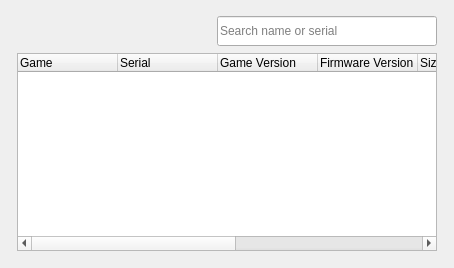
<?xml version="1.0" encoding="UTF-8"?>
<ui version="4.0">
 <class>ConfigurationListWidget</class>
 <widget class="QWidget" name="ConfigurationListWidget">
  <property name="geometry">
   <rect>
    <x>0</x>
    <y>0</y>
    <width>292</width>
    <height>268</height>
   </rect>
  </property>
  <property name="windowTitle">
   <string>Configurations</string>
  </property>
  <property name="styleSheet">
   <string notr="true"/>
  </property>
  <layout class="QGridLayout" name="gridLayout">
   <item row="0" column="0">
    <layout class="QHBoxLayout" name="horizontalLayout_2">
     <property name="leftMargin">
      <number>6</number>
     </property>
     <property name="topMargin">
      <number>0</number>
     </property>
     <property name="rightMargin">
      <number>6</number>
     </property>
     <property name="bottomMargin">
      <number>6</number>
     </property>
     <item>
      <layout class="QVBoxLayout" name="verticalLayout">
       <property name="spacing">
        <number>4</number>
       </property>
       <property name="topMargin">
        <number>2</number>
       </property>
       <item>
        <layout class="QHBoxLayout" name="horizontalLayout">
         <property name="spacing">
          <number>4</number>
         </property>
         <item>
          <widget class="QToolButton" name="refresh_button">
           <property name="minimumSize">
            <size>
             <width>36</width>
             <height>36</height>
            </size>
           </property>
           <property name="text">
            <string/>
           </property>
           <property name="iconSize">
            <size>
             <width>32</width>
             <height>32</height>
            </size>
           </property>
           <property name="autoRaise">
            <bool>true</bool>
           </property>
          </widget>
         </item>
         <item>
          <widget class="QToolButton" name="global_settings_button">
           <property name="minimumSize">
           <size>
             <width>36</width>
             <height>36</height>
            </size>
           </property>
           <property name="toolTip">
            <string>&lt;html&gt;&lt;head/&gt;&lt;body&gt;&lt;p&gt;Edit global settings&lt;/p&gt;&lt;/body&gt;&lt;/html&gt;</string>
           </property>
           <property name="text">
            <string/>
           </property>
           <property name="iconSize">
            <size>
             <width>32</width>
             <height>32</height>
            </size>
           </property>
           <property name="autoRaise">
            <bool>true</bool>
           </property>
          </widget>
         </item>
         <item>
          <widget class="QToolButton" name="input_mapping_button">
           <property name="minimumSize">
            <size>
             <width>36</width>
             <height>36</height>
            </size>
           </property>
           <property name="toolTip">
            <string>Edit input mapping</string>
           </property>
           <property name="text">
            <string/>
           </property>
           <property name="iconSize">
            <size>
             <width>32</width>
             <height>32</height>
            </size>
           </property>
           <property name="autoRaise">
            <bool>true</bool>
           </property>
          </widget>
         </item>
         <item>
          <widget class="QToolButton" name="edit_button">
           <property name="minimumSize">
           <size>
             <width>36</width>
             <height>36</height>
            </size>
           </property>
           <property name="toolTip">
            <string>&lt;html&gt;&lt;head/&gt;&lt;body&gt;&lt;p&gt;Edit configuration&lt;/p&gt;&lt;/body&gt;&lt;/html&gt;</string>
           </property>
           <property name="text">
            <string/>
           </property>
           <property name="iconSize">
            <size>
             <width>32</width>
             <height>32</height>
            </size>
           </property>
           <property name="autoRaise">
            <bool>true</bool>
           </property>
          </widget>
         </item>
         <item>
          <widget class="QToolButton" name="patches_button">
           <property name="minimumSize">
           <size>
             <width>36</width>
             <height>36</height>
            </size>
           </property>
           <property name="toolTip">
            <string>Download and apply community patches for the selected game</string>
           </property>
           <property name="styleSheet">
            <string notr="true"/>
           </property>
           <property name="text">
            <string/>
           </property>
           <property name="iconSize">
            <size>
             <width>32</width>
             <height>32</height>
            </size>
           </property>
           <property name="autoRaise">
            <bool>true</bool>
           </property>
         </widget>
        </item>
         <item>
          <spacer name="horizontalSpacer">
           <property name="orientation">
            <enum>Qt::Horizontal</enum>
           </property>
           <property name="sizeHint" stdset="0">
            <size>
             <width>40</width>
             <height>20</height>
            </size>
           </property>
          </spacer>
         </item>
         <item>
          <widget class="QLineEdit" name="search_line_edit">
           <property name="sizePolicy">
            <sizepolicy hsizetype="Preferred" vsizetype="Fixed">
             <horstretch>0</horstretch>
             <verstretch>0</verstretch>
            </sizepolicy>
           </property>
           <property name="minimumSize">
            <size>
             <width>220</width>
             <height>30</height>
            </size>
           </property>
           <property name="maximumSize">
            <size>
             <width>320</width>
             <height>30</height>
            </size>
           </property>
           <property name="toolTip">
            <string>Search game name or serial</string>
           </property>
           <property name="placeholderText">
            <string>Search name or serial</string>
           </property>
           <property name="clearButtonEnabled">
            <bool>true</bool>
           </property>
          </widget>
         </item>
        </layout>
       </item>
       <item>
        <widget class="GameListTreeWidget" name="cfgs_list">
         <property name="rootIsDecorated">
          <bool>false</bool>
         </property>
         <column>
          <property name="text">
           <string>Game</string>
          </property>
         </column>
         <column>
          <property name="text">
           <string>Serial</string>
          </property>
         </column>
         <column>
          <property name="text">
           <string>Game Version</string>
          </property>
         </column>
         <column>
          <property name="text">
           <string>Firmware Version</string>
          </property>
         </column>
         <column>
          <property name="text">
           <string>Size</string>
          </property>
         </column>
         <column>
          <property name="text">
           <string>Path</string>
          </property>
         </column>
         <column>
          <property name="text">
           <string>Status</string>
          </property>
         </column>
         <column>
          <property name="text">
           <string>Comments</string>
          </property>
         </column>
        </widget>
       </item>
      </layout>
     </item>
    </layout>
   </item>
  </layout>
  <action name="refresh_action">
   <property name="text">
    <string>Refresh game list</string>
   </property>
   <property name="toolTip">
    <string>Rescan game folders for new games</string>
   </property>
  </action>
 </widget>
 <customwidgets>
  <customwidget>
   <class>GameListTreeWidget</class>
   <extends>QTreeWidget</extends>
   <header>gameListTreeWidget.h</header>
  </customwidget>
 </customwidgets>
 <resources/>
 <connections/>
</ui>
